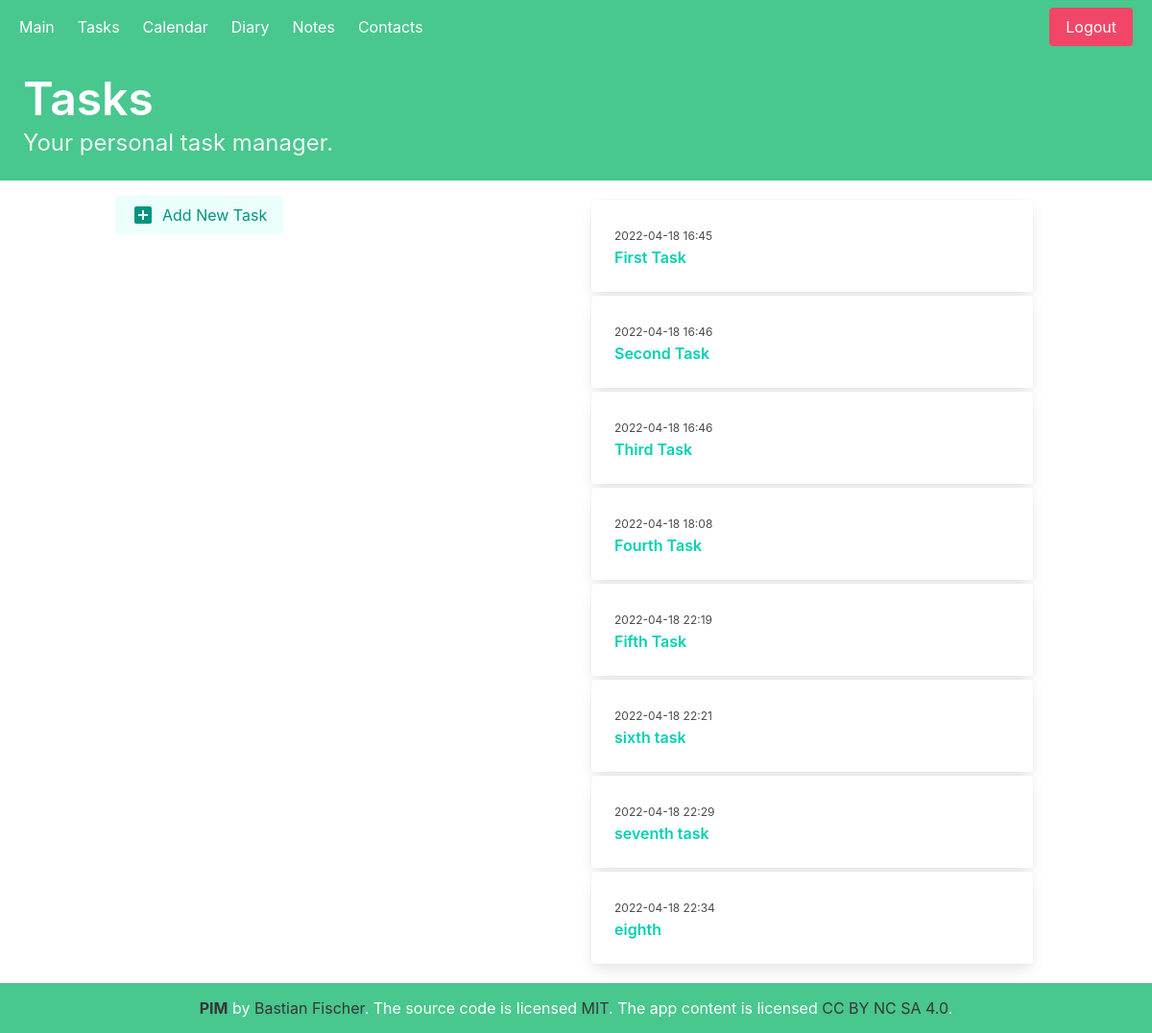
/tasks/, run on the app's committed database.
### tasks/models.py (models this page shows, shortened)
class Task(models.Model):
    title = models.CharField(max_length=200)
    content = models.TextField()
    date_created = models.DateTimeField(default=timezone.now)
    class Meta:
        verbose_name_plural = "Tasks"

### tasks/views.py (the view)
class TaskListView(ListView):
    model = Task
    queryset = Task.objects.all().order_by("-date_created").reverse()

### tasks/templates/tasks/task_list.html
{% extends 'base.html' %}
{% block title %}Tasks{% endblock %}
{% block subtitle %}Your personal task manager.{% endblock %}
{% block content %}
<div class="column">
        <article>
                <a href="{% url 'task-create' %}"><button class="button is-primary is-light">
                                <svg style="width:24px;height:24px" viewBox="0 0 24 24">
                                        <path fill="currentColor" d="M17,13H13V17H11V13H7V11H11V7H13V11H17M19,3H5C3.89,3 3,3.89 3,5V19A2,2 0 0,0 5,21H19A2,2 0 0,0 21,19V5C21,3.89 20.1,3 19,3Z" />
                                </svg>
                                &ensp;Add New Task</button></a>
        </article>
</div>
<br><br>
<div class="column">
        {% for task in task_list %}
        <a href="{% url 'task-detail' task.id %}">
                <div class="card m-1">
                        <div class="card-content content">
                                <span class="{{ task.date_created|date:'l' }} subtitle is-7">
                                        {{ task.date_created|date:'Y-m-d H:i' }}
                                </span>
                                <br>
                                <span class="title is-6 has-text-primary">
                                        {{ task.title }}
                                </span>
                        </div>
                </div>
        </a>
        {% endfor %}
</div>
{% endblock content %}

### templates/base.html (shortened to what this page needs)
<!DOCTYPE html>
<html lang="en">
<head>
    {% load static %}
    <link rel="stylesheet" href="{% static 'main/vendor/bulma.min.css' %}"/>
</head>
<body class="has-navbar-fixed-bottom has-navbar-fixed-top">
<nav class="navbar is-success is-fixed-top" role="navigation" aria-label="main navigation">
    <div id="navbarBasicExample" class="navbar-menu">
        <div class="navbar-start pl-2">
            <a href="{% url 'main:main_index' %}" class="navbar-item">Main</a>
            <a href="{% url 'task-list' %}" class="navbar-item">Tasks</a>
            <a href="{% url 'task-list' %}" class="navbar-item">Calendar</a>
            <a href="{% url 'task-list' %}" class="navbar-item">Diary</a>
            <a href="{% url 'task-list' %}" class="navbar-item">Notes</a>
            <a href="{% url 'task-list' %}" class="navbar-item">Contacts</a>
        </div>
        <div class="navbar-end pr-2">
            <div class="navbar-item">
                <a href="" class="button is-default is-success mr-1"><strong>{{ request.user.username }}</strong></a>
                <a href="{% url 'auth0:logout' %}">
                    <button class="button is-danger is-default">Logout</button>
                </a>
            </div>
        </div>
    </div>
</nav>
<section class="hero is-small is-success mb-4">
    <div class="hero-body">
        <h1 class="title is-1">{% block title %}{% endblock %}</h1>
        <p class="subtitle is-4">
            {% block subtitle %}{% endblock %}
        </p>
    </div>
</section>
<div class="container mb-4">
    <div class="columns">
        {% block content %}
        {% endblock content %}
    </div>
</div>
<nav class="navbar is-success is-fixed-bottom">
    <div class="m-auto content has-text-centered">
        <p>
            <strong>PIM</strong> by <a href="https://bastian-fischer.dev" class="has-text-dark">Bastian Fischer</a>. The
            source code is licensed
            <a href="http://opensource.org/licenses/mit-license.php" class="has-text-dark">MIT</a>. The app content
            is licensed <a href="http://creativecommons.org/licenses/by-nc-sa/4.0/" class="has-text-dark">CC BY NC SA
            4.0</a>.
        </p>
    </div>
</nav>
</body>
</html>

### data on the page
Task: date_created "2022-04-18 16:45", title "First Task"
Task: date_created "2022-04-18 16:46", title "Second Task"
Task: date_created "2022-04-18 16:46", title "Third Task"
Task: date_created "2022-04-18 18:08", title "Fourth Task"
Task: date_created "2022-04-18 22:19", title "Fifth Task"
Task: date_created "2022-04-18 22:21", title "sixth task"
Task: date_created "2022-04-18 22:29", title "seventh task"
Task: date_created "2022-04-18 22:34", title "eighth"
